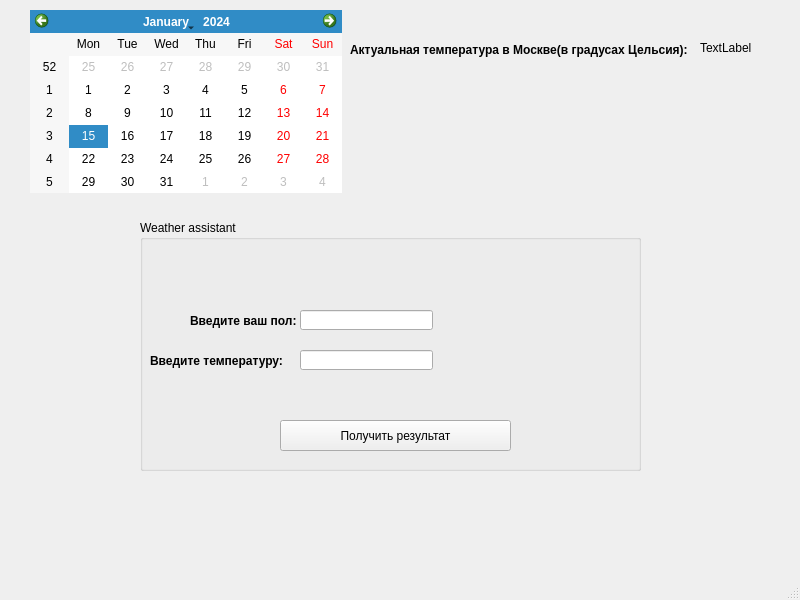
<?xml version="1.0" encoding="UTF-8"?>
<ui version="4.0">
 <class>MainWindow</class>
 <widget class="QMainWindow" name="MainWindow">
  <property name="geometry">
   <rect>
    <x>0</x>
    <y>0</y>
    <width>800</width>
    <height>600</height>
   </rect>
  </property>
  <property name="windowTitle">
   <string>MainWindow</string>
  </property>
  <widget class="QWidget" name="centralwidget">
   <widget class="QGroupBox" name="groupBox">
    <property name="geometry">
     <rect>
      <x>140</x>
      <y>220</y>
      <width>501</width>
      <height>251</height>
     </rect>
    </property>
    <property name="cursor">
     <cursorShape>ArrowCursor</cursorShape>
    </property>
    <property name="title">
     <string>Weather assistant</string>
    </property>
    <widget class="QLabel" name="label">
     <property name="geometry">
      <rect>
       <x>50</x>
       <y>40</y>
       <width>131</width>
       <height>21</height>
      </rect>
     </property>
     <property name="font">
      <font>
       <weight>75</weight>
       <bold>true</bold>
       <strikeout>false</strikeout>
      </font>
     </property>
     <property name="cursor">
      <cursorShape>ArrowCursor</cursorShape>
     </property>
     <property name="text">
      <string/>
     </property>
    </widget>
    <widget class="QLabel" name="label_2">
     <property name="geometry">
      <rect>
       <x>50</x>
       <y>90</y>
       <width>121</width>
       <height>21</height>
      </rect>
     </property>
     <property name="font">
      <font>
       <weight>75</weight>
       <bold>true</bold>
      </font>
     </property>
     <property name="text">
      <string>Введите ваш пол:</string>
     </property>
    </widget>
    <widget class="QLineEdit" name="Maleorfemale">
     <property name="geometry">
      <rect>
       <x>160</x>
       <y>90</y>
       <width>133</width>
       <height>20</height>
      </rect>
     </property>
    </widget>
    <widget class="QLabel" name="label_3">
     <property name="geometry">
      <rect>
       <x>10</x>
       <y>130</y>
       <width>181</width>
       <height>21</height>
      </rect>
     </property>
     <property name="font">
      <font>
       <weight>75</weight>
       <bold>true</bold>
      </font>
     </property>
     <property name="text">
      <string>Введите температуру:</string>
     </property>
    </widget>
    <widget class="QLineEdit" name="TT">
     <property name="geometry">
      <rect>
       <x>160</x>
       <y>130</y>
       <width>133</width>
       <height>20</height>
      </rect>
     </property>
    </widget>
    <widget class="QPushButton" name="pushButton">
     <property name="geometry">
      <rect>
       <x>140</x>
       <y>200</y>
       <width>231</width>
       <height>31</height>
      </rect>
     </property>
     <property name="sizePolicy">
      <sizepolicy hsizetype="Minimum" vsizetype="Minimum">
       <horstretch>0</horstretch>
       <verstretch>0</verstretch>
      </sizepolicy>
     </property>
     <property name="cursor">
      <cursorShape>ArrowCursor</cursorShape>
     </property>
     <property name="text">
      <string>Получить результат</string>
     </property>
    </widget>
   </widget>
   <widget class="QCalendarWidget" name="calendarWidget">
    <property name="geometry">
     <rect>
      <x>30</x>
      <y>10</y>
      <width>312</width>
      <height>183</height>
     </rect>
    </property>
   </widget>
   <widget class="QLabel" name="label_4">
    <property name="geometry">
     <rect>
      <x>0</x>
      <y>0</y>
      <width>801</width>
      <height>571</height>
     </rect>
    </property>
    <property name="text">
     <string/>
    </property>
    <property name="pixmap">
     <pixmap>../1645833842_6-vsegda-pomnim-com-p-letnie-oblaka-foto-8.jpg</pixmap>
    </property>
   </widget>
   <widget class="QLabel" name="label_5">
    <property name="geometry">
     <rect>
      <x>350</x>
      <y>40</y>
      <width>421</width>
      <height>31</height>
     </rect>
    </property>
    <property name="text">
     <string/>
    </property>
    <property name="pixmap">
     <pixmap>../white.jpg</pixmap>
    </property>
   </widget>
   <widget class="QLabel" name="label_7">
    <property name="geometry">
     <rect>
      <x>350</x>
      <y>40</y>
      <width>351</width>
      <height>20</height>
     </rect>
    </property>
    <property name="font">
     <font>
      <weight>75</weight>
      <bold>true</bold>
     </font>
    </property>
    <property name="text">
     <string>Актуальная температура в Москве(в градусах Цельсия):</string>
    </property>
   </widget>
   <widget class="QLabel" name="label_6">
    <property name="geometry">
     <rect>
      <x>700</x>
      <y>40</y>
      <width>61</width>
      <height>16</height>
     </rect>
    </property>
    <property name="text">
     <string>TextLabel</string>
    </property>
   </widget>
   <zorder>label_4</zorder>
   <zorder>groupBox</zorder>
   <zorder>calendarWidget</zorder>
   <zorder>label_5</zorder>
   <zorder>label_7</zorder>
   <zorder>label_6</zorder>
  </widget>
  <widget class="QMenuBar" name="menubar">
   <property name="geometry">
    <rect>
     <x>0</x>
     <y>0</y>
     <width>800</width>
     <height>21</height>
    </rect>
   </property>
  </widget>
  <widget class="QStatusBar" name="statusbar"/>
 </widget>
 <resources/>
 <connections/>
</ui>
